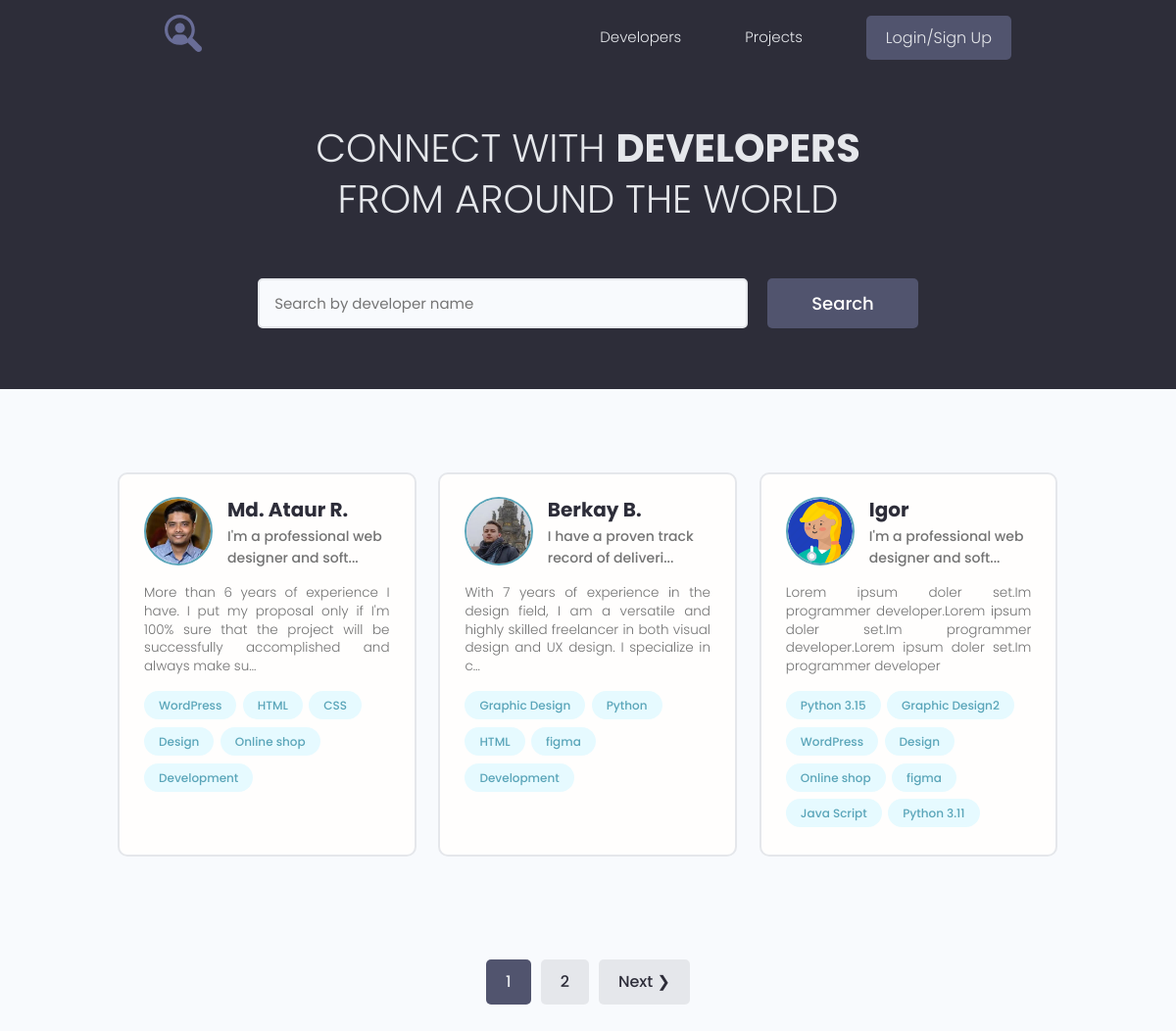
The page / on the database its author committed.
### users/models.py (models this page shows, shortened)
class Profile(models.Model):
    user = models.OneToOneField(User, on_delete=models.CASCADE, blank=True)
    name = models.CharField(max_length=200, blank=True)
    email = models.EmailField(max_length=200, blank=True)
    username = models.CharField(max_length=200, blank=True)
    short_intro = models.CharField(max_length=200, blank=True)
    bio = models.TextField(blank=True)
    profile_image = models.ImageField(upload_to="profiles/", default="profiles/user-default.png")
    social_github = models.CharField(max_length=200, blank=True)
    social_youtube = models.CharField(max_length=200, blank=True)
    social_website = models.CharField(max_length=200, blank=True)
    created = models.DateTimeField(auto_now_add=True)

class Skill(models.Model):
    owner = models.ForeignKey(Profile, on_delete=models.CASCADE, blank=True)
    name = models.CharField(max_length=200, blank=True)
    description = models.TextField(blank=True)
    created = models.DateTimeField(auto_now_add=True)
    def __str__(self):
        return self.name

### users/views.py (the view)
# urls.py: path('', views.profiles, name='profiles'),
def profiles(request):
    prof, search_query = search_profile(request)  # funksiya 2 ta qiymat qaytarganligi uchun 2 ta uzgaruvchi yozildi
    custom_range, prof = paginate_profiles(request, prof, 3)
    context = {
        'profiles': prof,
        'search_query': search_query,
        'custom_range': custom_range
    }
    return render(request, 'users/index.html', context)

### users/utils.py (called while the page is built)
def search_profile(request):
    search_query = ''
    if request.GET.get('search_query'):  # agar inputdan qiymat kelsagina
        search_query = request.GET.get('search_query')  # search query shu qiymatga teng buladi
    skills = Skill.objects.filter(
        name__iexact=search_query)  # iexact - suz hammasi aniq mos kelganini chiqarib beradi katta kichik harflarga sezgir emas
    prof = Profile.objects.distinct().filter(
        Q(name__icontains=search_query) |  # search query bulsa shunga mosa suzlar qidiriladi huddi LIKE operatori kabi bulmasa hamm malumotni chiqarib beradi
        Q(short_intro__icontains=search_query) |  # Q yoki degani va uni kup maratoba ishlatish mumkin
        Q(skill__in=skills))  # skill abratniy svyazga uxshab qidiriladi
    return prof, search_query

### users/templates/users/index.html (shortened to what this page needs)
{% extends 'projects/base.html' %}
{% block content %}
  <main class="home">
    <section class="hero-section text-center">
      <div class="container container--narrow">
        <div class="hero-section__box">
          <h2>CONNECT WITH <span>DEVELOPERS</span></h2>
          <h2>FROM AROUND THE WORLD</h2>
        </div>
        <div class="hero-section__search">
          <form id="search" class="form" action="{% url 'profiles' %}" method="get">
            <div class="form__field">
              <input class="input input--text" id="formInput#search" type="text" name="search_query" value="{{search_query}}"
                placeholder="Search by developer name" />
            </div>
            <input class="btn btn--sub btn--lg" type="submit" value="Search" />
          </form>
        </div>
      </div>
    </section>
    <section class="devlist">
      <div class="container">
        <div class="grid grid--three">
          {% for profile in profiles %}
          <div class="column card">
            <div class="dev">
              <a href="{% url 'user_profile' profile.id %}" class="card__body">
                <div class="dev__profile">
                  <img class="avatar avatar--md" src="{{ profile.profile_image.url }}" alt="image" />
                  <div class="dev__meta">
                    <h3>{{ profile.name }}</h3>
                    <h5>{{ profile.short_intro|slice:"40" }}...</h5>
                  </div>
                </div>
                <p class="dev__info">{{ profile.bio|truncatechars:150}}</p>
                <div class="dev__skills">
                  {% for skill in profile.skill_set.all %}
                    <span class="tag tag--pill tag--main">
                      <small>{{ skill }}</small>
                    </span>
                  {% endfor %}
                </div>
              </a>
            </div>
          </div>
          {% endfor %}
        </div>
      </div>
    </section>
  {% include 'projects/pagination.html' with queryset=profiles %}
  </main>
{% endblock content %}

### projects/static/styles/app.css (style rules this page uses)
:root { --color-sub: #2d2d39; }
.btn--sub { background-color: var(--color-sub-light); }
.card { border: 2px solid var(--color-light); }
img { width: 100%; }
.hero-section { height: 40vh; display: flex; align-items: center; background-color: var(--color-sub); }
.hero-section__box { margin-bottom: 4rem; }
.hero-section__box > h2, .hero-section__box > h2 > span { font-size: 4rem; color: var(--color-light); line-height: 1.3; text-transform: uppercase; }
.hero-section__box > h2 { font-weight: 300; }
.hero-section__box > h2 > span { font-weight: 700; }
.hero-section__search > .form { display: flex; align-items: center; justify-content: center; gap: 2rem; }
.hero-section__search > .form input.input--text { width: 50rem; }
.devlist { margin-top: 8rem; }
.devlist .grid { align-items: stretch; }
.devlist .dev .dev__profile { display: flex; align-items: center; gap: 1.5rem; }
.devlist .dev .dev__meta h3 { color: var(--color-sub); font-size: 2rem; font-weight: 700; }
.devlist .dev .dev__meta h5 { color: var(--color-text); font-size: 1.4rem; font-weight: 500; }
.devlist .dev .dev__info { margin: 1.5rem 0; font-size: 1.35rem; line-height: 1.4; text-align: justify; }

### projects/static/uikit/styles/modules/_variables.css (style rules this page uses)
:root { --color-main: #5aa5b9; --color-main-light: #e6faff; --color-sub: #3f4156; --color-sub-light: #51546e; --color-sub-lighter: #ededfd; --color-text: #737373; --color-gray: #8b8b8b; --color-light: #e5e7eb; --color-light-gray: #767676; --color-bg: #f8fafd; --color-white: #fffefd; --color-white-light: #f3f3f3; --color-success: #359e64; --color-success-bg: #def8e8; --color-error: #fc4b0b; --color-error-bg: #fff2ee; --font-base: 'Poppins', arial, helvetica, 'Segoe UI', roboto, ubuntu, sans-serif; --font-monospace: 'Fira Code', 'Courier New', courier, monospace; --font-regular: 300; --font-medium: 500; --font-bold: 700; --generic-shadow: 1px 1px 5px #00000010; --generic-transition: all 0.3s ease-in-out; }

### projects/static/uikit/styles/modules/_base.css (style rules this page uses)
* { margin: 0; padding: 0; box-sizing: border-box; text-rendering: optimizeLegibility; color: inherit; font-size: inherit; }
html { font-size: 50%; }
@media only screen and (min-width: 480px) { html { font-size: 56.25%; } }
@media only screen and (min-width: 1200px) { html { font-size: 62.5%; } }
body { line-height: 1.6; font-weight: 400; font-size: 1.5rem; color: var(--color-text); background-color: var(--color-bg); min-height: 100vh; }

### projects/static/uikit/styles/modules/_typography.css (style rules this page uses)
* { font-family: var(--font-base); }
h2 { font-size: 3.6rem; font-weight: var(--font-bold); }
h3 { font-size: 3.2rem; font-weight: var(--font-medium); }
h5 { font-size: 2.4rem; font-weight: var(--font-medium); }
h5, h6 { font-weight: var(--font-regular); }
p, span, strong { font-size: 1.6rem; color: var(--color-text); font-weight: var(--font-regular); }
a { padding-bottom: 2px; text-decoration: none; display: inline-block; color: var(--color-main); font-weight: var(--font-medium); }

### projects/static/uikit/styles/modules/_utilities.css (style rules this page uses)
.container { width: 92%; max-width: 165rem; margin: 0 auto; box-sizing: border-box; }
.container--narrow { width: 92%; max-width: 120rem; }
@media screen and (min-width: 1000px) { .container { width: 90%; } }
@media screen and (min-width: 1000px) { .container--narrow { width: 85%; } }
@media screen and (min-width: 1200px) { .container { width: 80%; } }
@media screen and (min-width: 1200px) { .container--narrow { width: 72%; } }
.text-center { text-align: center; }

### projects/static/uikit/styles/modules/_avatar.css (style rules this page uses)
.avatar { border-radius: 50%; border: 2px solid var(--color-main); object-fit: cover; }
.avatar--md { height: 7rem; width: 7rem; }

### projects/static/uikit/styles/modules/_button.css (style rules this page uses)
.btn { display: inline-block; position: relative; cursor: pointer; background-color: var(--color-light); font-weight: var(--font-medium); color: var(--color-sub); text-decoration: none; padding: 1rem 2rem; border-radius: 0.5rem; border: none; width: -webkit-fit-content; width: -moz-fit-content; width: fit-content; height: -webkit-fit-content; height: -moz-fit-content; height: fit-content; font-size: 1.6rem; outline-width: 0; outline-color: transparent; -webkit-backface-visibility: hidden; backface-visibility: hidden; transition: all 0.3s ease-in-out; }
.btn--sub { background-color: var(--color-sub); color: var(--color-white); }
.btn--lg { font-size: 1.8rem; padding: 1.2rem 4.5rem; }

### projects/static/uikit/styles/modules/_card.css (style rules this page uses)
.card { border-radius: 1rem; background-color: var(--color-white); border: 1.5px solid var(--color-light); width: auto; height: auto; margin-top: 0.5rem; margin-bottom: 0.5rem; overflow: hidden; }
.card__body, .card__header { padding: 2rem 2.5rem; }

### rows shown on the page
Profile: profile_image (picture), name "Md. Ataur R.", short_intro "I'm a professional web designer and soft", bio "More than 6 years of experience I have. I put my proposal only if I'm 100% sure that the project will be successfully accomplished and always make su…"
Skill: name "WordPress"
Skill: name "HTML"
Skill: name "CSS"
Skill: name "Design"
Skill: name "Online shop"
Skill: name "Development"
Profile: profile_image (picture), name "Berkay B.", short_intro "I have a proven track record of deliveri", bio "With 7 years of experience in the design field, I am a versatile and highly skilled freelancer in both visual design and UX design. I specialize in c…"
Skill: name "Graphic Design"
Skill: name "Python"
Skill: name "HTML"
Skill: name "figma"
Skill: name "Development"
Profile: profile_image (picture), name "Igor", short_intro "I'm a professional web designer and soft", bio "Lorem ipsum doler set.Im programmer developer.Lorem ipsum doler set.Im programmer developer.Lorem ipsum doler set.Im programmer developer"
Skill: name "Python 3.15"
Skill: name "Graphic Design2"
Skill: name "WordPress"
Skill: name "Design"
Skill: name "Online shop"
Skill: name "figma"
Skill: name "Java Script"
Skill: name "Python 3.11"

### other values the page prints
{{ page }} "1"
{{ page }} "2"
